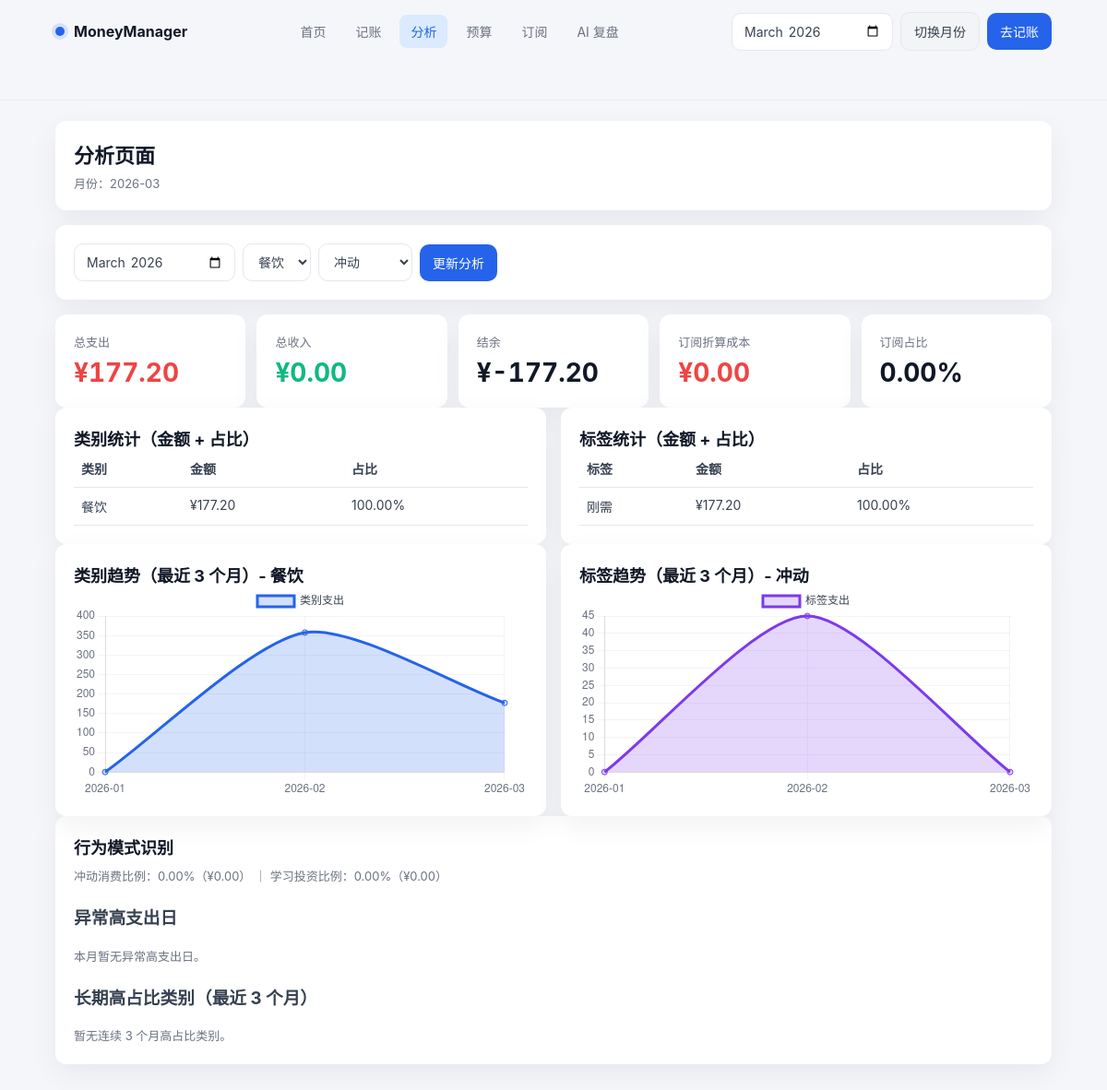
The app's page /analysis with its own data.
### tables this page shows
CREATE TABLE "transactions" (
                    id INTEGER PRIMARY KEY AUTOINCREMENT,
                    amount REAL NOT NULL,
                    type TEXT CHECK(type IN ('income', 'expense')) NOT NULL,
                    date TEXT NOT NULL,
                    category_main TEXT NOT NULL,
                    category_sub TEXT,
                    tags TEXT,
                    note TEXT,
                    created_at TEXT DEFAULT CURRENT_TIMESTAMP
                );

### app.py (the view)
    @app.route("/analysis")
    def analysis_page():
        month = request.args.get("month") or date.today().strftime("%Y-%m")
        category_name = request.args.get("category") or CATEGORY_OPTIONS[0]
        tag_name = request.args.get("tag") or TAG_OPTIONS[0]
        monthly_stats = get_monthly_stats(month)
        category_trend = get_category_trend(category_name, month)
        tag_trend = get_tag_trend(tag_name, month)
        insights = get_monthly_insights(month)
        subscription_metrics = get_subscription_monthly_metrics(month)
        subscription_ratio = 0.0
        if monthly_stats.get("total_expense", 0) > 0:
            subscription_ratio = (
                subscription_metrics.get("estimated_monthly_cost", 0)
                / monthly_stats.get("total_expense", 0)
                * 100
            )
        return render_template(
            "analysis.html",
            active_page="analysis",
            month=month,
            category_name=category_name,
            tag_name=tag_name,
            category_options=CATEGORY_OPTIONS,
            tag_options=TAG_OPTIONS,
            monthly_stats=monthly_stats,
            category_trend=category_trend,
            tag_trend=tag_trend,
            insights=insights,
            subscription_metrics=subscription_metrics,
            subscription_ratio=round(subscription_ratio, 2),
        )

### database.py (called while the page is built, shortened)
def get_connection() -> sqlite3.Connection:
    conn = sqlite3.connect(DB_PATH)
    conn.row_factory = sqlite3.Row
    return conn

def _parse_tags(tags_text: str | None) -> list[str]:
    if not tags_text:
        return []
    try:
        tags = json.loads(tags_text)
        return tags if isinstance(tags, list) else []
    except json.JSONDecodeError:
        return []

def _month_sequence(month: str, count: int = 3) -> list[str]:
    year, mon = map(int, month.split("-"))
    result: list[str] = []
    current_year = year
    current_mon = mon
    for _ in range(count):
        result.append(f"{current_year:04d}-{current_mon:02d}")
        current_mon -= 1
        if current_mon == 0:
            current_mon = 12
            current_year -= 1
    result.reverse()
    return result

def process_due_subscription_charges(target_date: str | None = None) -> dict:
    billing_day = _parse_date(target_date) if target_date else date.today()
    if not billing_day:
        billing_day = date.today()
    created_transactions = 0
    updated_subscriptions = 0
    with get_connection() as conn:
        rows = conn.execute(
            """
            SELECT
                id,
                name,
                amount,
                cycle,
                next_billing_date,
                category,
                payment_method
            FROM subscriptions
            ORDER BY id ASC
            """
        ).fetchall()
        conn.commit()
    return {
        "processed_date": billing_day.isoformat(),
        "created_transactions": created_transactions,
        "updated_subscriptions": updated_subscriptions,
    }

def get_subscription_actual_charge_summary(month: str) -> dict:
    with get_connection() as conn:
        row = conn.execute(
            """
            SELECT
                COALESCE(SUM(amount), 0) AS total_amount,
                COUNT(*) AS charge_count
            FROM subscription_charges
            WHERE substr(billing_date, 1, 7) = ?
            """,
            (month,),
        ).fetchone()
    return {
        "month": month,
        "actual_charged_amount": round(float(row["total_amount"] or 0), 2),
        "charge_count": int(row["charge_count"] or 0),
    }

### templates/analysis.html (shortened to what this page needs)
<!doctype html>
<html lang="zh-CN">
  <head>
    <link rel="stylesheet" href="{{ url_for('static', filename='css/app.css') }}" />
  </head>
  <body>
    <header class="top-nav app-shell">
      <div class="top-nav-inner">
        <a class="brand" href="/">
          <span class="brand-dot"></span>
          <span>MoneyManager</span>
        </a>
        <nav class="nav-links">
          <a class="nav-link {{ 'active' if active_page == 'index' else '' }}" href="/">首页</a>
          <a class="nav-link {{ 'active' if active_page == 'add' else '' }}" href="/add">记账</a>
          <a class="nav-link {{ 'active' if active_page == 'analysis' else '' }}" href="/analysis">分析</a>
          <a class="nav-link {{ 'active' if active_page == 'budget' else '' }}" href="/budget">预算</a>
          <a class="nav-link {{ 'active' if active_page == 'subscriptions' else '' }}" href="/subscriptions">订阅</a>
          <a class="nav-link {{ 'active' if active_page == 'ai' else '' }}" href="/ai">AI 复盘</a>
        </nav>
        <div class="nav-actions">
          <form method="get" action="/analysis" class="toolbar">
            <input type="month" name="month" value="{{ month }}" />
            <button class="btn-secondary" type="submit">切换月份</button>
          </form>
          <a class="btn" href="/add">去记账</a>
        </div>
      </div>
    </header>
    <main class="app-shell">
      <div class="page">
      <section class="panel">
        <h1 class="page-title">分析页面</h1>
        <div class="page-subtitle">月份：{{ month }}</div>
      </section>
      <section class="panel">
        <form class="toolbar" method="get" action="/analysis">
          <input type="month" name="month" value="{{ month }}" />
          <select name="category">
            {% for category in category_options %}
            <option value="{{ category }}" {% if category == category_name %}selected{% endif %}>{{ category }}</option>
            {% endfor %}
          </select>
          <select name="tag">
            {% for tag in tag_options %}
            <option value="{{ tag }}" {% if tag == tag_name %}selected{% endif %}>{{ tag }}</option>
            {% endfor %}
          </select>
          <button class="btn" type="submit">更新分析</button>
        </form>
      </section>
      <section class="kpi-grid" style="grid-template-columns: repeat(5, minmax(0, 1fr));">
          <article class="kpi-card">
            <div class="kpi-label">总支出</div>
            <div class="kpi-value expense mono">¥{{ '%.2f'|format(monthly_stats.total_expense) }}</div>
          </article>
          <article class="kpi-card">
            <div class="kpi-label">总收入</div>
            <div class="kpi-value income mono">¥{{ '%.2f'|format(monthly_stats.total_income) }}</div>
          </article>
          <article class="kpi-card">
            <div class="kpi-label">结余</div>
            <div class="kpi-value mono">¥{{ '%.2f'|format(monthly_stats.balance) }}</div>
          </article>
          <article class="kpi-card">
            <div class="kpi-label">订阅折算成本</div>
            <div class="kpi-value expense mono">¥{{ '%.2f'|format(subscription_metrics.estimated_monthly_cost) }}</div>
          </article>
          <article class="kpi-card">
            <div class="kpi-label">订阅占比</div>
            <div class="kpi-value mono">{{ '%.2f'|format(subscription_ratio) }}%</div>
          </article>
        </div>
      <section class="grid-2">
        <div class="panel">
          <h3 class="page-title" style="font-size: 18px;">类别统计（金额 + 占比）</h3>
          {% if monthly_stats.category_stats %}
          <div class="table-wrap">
          <table>
            <thead>
              <tr>
                <th>类别</th>
                <th>金额</th>
                <th>占比</th>
              </tr>
            </thead>
            <tbody>
              {% for item in monthly_stats.category_stats %}
              <tr>
                <td>{{ item.name }}</td>
                <td>¥{{ '%.2f'|format(item.amount) }}</td>
                <td>{{ '%.2f'|format(item.ratio) }}%</td>
              </tr>
              {% endfor %}
            </tbody>
          </table>
          </div>
          {% else %}
          <div class="helper-text">当前月份暂无类别支出数据。</div>
          {% endif %}
        </div>
        <div class="panel">
          <h3 class="page-title" style="font-size: 18px;">标签统计（金额 + 占比）</h3>
          {% if monthly_stats.tag_stats %}
          <div class="table-wrap">
          <table>
            <thead>
              <tr>
                <th>标签</th>
                <th>金额</th>
                <th>占比</th>
              </tr>
            </thead>
            <tbody>
              {% for item in monthly_stats.tag_stats %}
              <tr>
                <td>{{ item.name }}</td>
                <td>¥{{ '%.2f'|format(item.amount) }}</td>
                <td>{{ '%.2f'|format(item.ratio) }}%</td>
              </tr>
              {% endfor %}
            </tbody>
          </table>
          </div>
          {% else %}
          <div class="helper-text">当前月份暂无标签支出数据。</div>
          {% endif %}
        </div>
      </section>
      <section class="grid-2">
        <div class="panel">
          <h3 class="page-title" style="font-size: 18px;">类别趋势（最近 3 个月）- {{ category_name }}</h3>
          <canvas id="categoryTrendChart" height="140"></canvas>
        </div>
        <div class="panel">
          <h3 class="page-title" style="font-size: 18px;">标签趋势（最近 3 个月）- {{ tag_name }}</h3>
          <canvas id="tagTrendChart" height="140"></canvas>
        </div>
      </section>
      <section class="panel">
        <h2 class="page-title" style="font-size: 18px;">行为模式识别</h2>
        <p class="helper-text">
          冲动消费比例：{{ '%.2f'|format(insights.impulsive_spending_ratio.ratio) }}%（¥{{ '%.2f'|format(insights.impulsive_spending_ratio.amount) }}）
          ｜ 学习投资比例：{{ '%.2f'|format(insights.learning_investment_ratio.ratio) }}%（¥{{ '%.2f'|format(insights.learning_investment_ratio.amount) }}）
        </p>
        <h3>异常高支出日</h3>
        {% if insights.abnormal_high_expense_days %}
        <ul>
          {% for item in insights.abnormal_high_expense_days %}
          <li>{{ item.date }}：¥{{ '%.2f'|format(item.amount) }}</li>
          {% endfor %}
        </ul>
        {% else %}
        <div class="helper-text">本月暂无异常高支出日。</div>
        {% endif %}
        <h3>长期高占比类别（最近 3 个月）</h3>
        {% if insights.long_term_high_ratio_categories %}
        <ul>
          {% for item in insights.long_term_high_ratio_categories %}
          <li>{{ item.category }}：{{ item.ratios | join('% / ') }}%</li>
          {% endfor %}
        </ul>
        {% else %}
        <div class="helper-text">暂无连续 3 个月高占比类别。</div>
        {% endif %}
      </section>
    </main>
    <script>
      const dataElement = document.getElementById("analysis-data");
      const analysisData = dataElement
        ? JSON.parse(dataElement.textContent)
        : { category_trend: { trend: [] }, tag_trend: { trend: [] } };
      const categoryTrend = analysisData.category_trend?.trend || [];
      const tagTrend = analysisData.tag_trend?.trend || [];
      new Chart(document.getElementById("categoryTrendChart"), {
        type: "line",
        data: {
          labels: categoryTrend.map((item) => item.month),
          datasets: [
            {
              label: "类别支出",
              data: categoryTrend.map((item) => item.amount),
              borderColor: "#2563eb",
              backgroundColor: "rgba(37, 99, 235, 0.2)",
              fill: true,
              tension: 0.25,
            },
          ],
        },
        options: {
          plugins: { legend: { labels: { color: "#374151" } } },
          scales: {
            x: { grid: { color: "rgba(107, 114, 128, 0.08)" }, ticks: { color: "#6B7280" } },
            y: { grid: { color: "rgba(107, 114, 128, 0.08)" }, ticks: { color: "#6B7280" } },
          },
        },
      });
      new Chart(document.getElementById("tagTrendChart"), {
        type: "line",
        data: {
          labels: tagTrend.map((item) => item.month),
          datasets: [
            {
              label: "标签支出",
              data: tagTrend.map((item) => item.amount),
              borderColor: "#7c3aed",
              backgroundColor: "rgba(124, 58, 237, 0.2)",
              fill: true,
              tension: 0.25,
            },
          ],
        },
        options: {
          plugins: { legend: { labels: { color: "#374151" } } },
          scales: {
            x: { grid: { color: "rgba(107, 114, 128, 0.08)" }, ticks: { color: "#6B7280" } },
            y: { grid: { color: "rgba(107, 114, 128, 0.08)" }, ticks: { color: "#6B7280" } },
          },
        },
      });
    </script>
  </body>
</html>

### static/css/app.css (style rules this page uses)
:root { --primary: #2563EB; --text-strong: #111827; --text: #374151; --text-muted: #6B7280; --text-weak: #9CA3AF; --bg: #F5F6FA; --card: #FFFFFF; --success: #10B981; --warning: #F59E0B; --danger: #EF4444; --border: #E5E7EB; --shadow: 0 10px 30px rgba(15, 23, 42, 0.06); }
* { box-sizing: border-box; }
body { margin: 0; color: var(--text); background: var(--bg); font-family: -apple-system, BlinkMacSystemFont, "SF Pro SC", "PingFang SC", "Microsoft YaHei", sans-serif; }
a { color: inherit; text-decoration: none; }
.app-shell { padding-inline: max(24px, 5vw); padding-bottom: 40px; }
.top-nav { position: sticky; top: 0; z-index: 20; background: rgba(245, 246, 250, 0.86); backdrop-filter: blur(8px); border-bottom: 1px solid rgba(229, 231, 235, 0.7); }
.top-nav-inner { max-width: 1280px; margin: 0 auto; min-height: 68px; display: grid; grid-template-columns: auto 1fr auto; align-items: center; gap: 20px; }
.brand { display: inline-flex; align-items: center; gap: 10px; font-weight: 700; color: var(--text-strong); }
.brand-dot { width: 10px; height: 10px; border-radius: 999px; background: var(--primary); box-shadow: 0 0 0 4px rgba(37, 99, 235, 0.15); }
.nav-links { display: inline-flex; justify-content: center; flex-wrap: wrap; gap: 8px; }
.nav-link { padding: 8px 12px; border-radius: 8px; color: var(--text-muted); font-size: 14px; transition: all 220ms ease; }
.nav-link.active { color: var(--primary); background: #DBEAFE; }
.nav-actions { display: inline-flex; align-items: center; gap: 8px; }
.page { max-width: 1280px; margin: 22px auto 0; display: grid; gap: 16px; }
.panel { background: var(--card); border-radius: 12px; box-shadow: var(--shadow); padding: 20px; }
.page-title { margin: 0; color: var(--text-strong); font-size: 22px; font-weight: 700; }
.page-subtitle { color: var(--text-muted); font-size: 13px; margin-top: 6px; }
.btn, .btn-secondary, button, select, input, textarea { font-family: inherit; font-size: 14px; }
.btn, .btn-secondary, button { display: inline-flex; align-items: center; justify-content: center; border: none; border-radius: 10px; padding: 10px 14px; transition: all 220ms ease; cursor: pointer; }
.btn { background: var(--primary); color: #fff; }
.btn-secondary { background: #F3F4F6; color: var(--text); border: 1px solid var(--border); }
input, select, textarea { border: 1px solid var(--border); border-radius: 10px; padding: 10px 12px; color: var(--text); background: #fff; outline: none; transition: all 220ms ease; }
.kpi-grid { display: grid; grid-template-columns: repeat(4, minmax(0, 1fr)); gap: 12px; }
.kpi-card { background: var(--card); border-radius: 12px; box-shadow: var(--shadow); padding: 20px; }
.kpi-label { color: var(--text-muted); font-size: 13px; margin-bottom: 8px; }
.kpi-value { font-size: 28px; line-height: 1.2; font-weight: 700; color: var(--text-strong); }
.kpi-value.expense { color: var(--danger); }
.kpi-value.income { color: var(--success); }
.helper-text { color: var(--text-muted); font-size: 13px; line-height: 1.7; margin-top: 8px; }
.mono { font-variant-numeric: tabular-nums; }
.toolbar { display: flex; gap: 8px; flex-wrap: wrap; align-items: center; }
.grid-2 { display: grid; grid-template-columns: 1fr 1fr; gap: 16px; }
.table-wrap { overflow: auto; }
table { width: 100%; border-collapse: collapse; font-size: 14px; }
th, td { text-align: left; padding: 10px 8px; border-bottom: 1px solid var(--border); vertical-align: top; }
tbody tr { transition: background 220ms ease; }

### records on screen
transactions: name "餐饮", amount "177.20", ratio "100.00"

### other values on screen
{{ month }} "2026-03"
{{ '%.2f'|format(monthly_stats.total_expense) }} "177.20"
{{ '%.2f'|format(monthly_stats.total_income) }} "0.00"
{{ '%.2f'|format(monthly_stats.balance) }} "-177.20"
{{ '%.2f'|format(subscription_metrics.estimated_monthly_cost) }} "0.00"
{{ '%.2f'|format(subscription_ratio) }} "0.00"
{{ item.name }} "刚需"
{{ '%.2f'|format(item.amount) }} "177.20"
{{ '%.2f'|format(item.ratio) }} "100.00"
{{ category_name }} "餐饮"
{{ tag_name }} "冲动"
{{ '%.2f'|format(insights.impulsive_spending_ratio.ratio) }} "0.00"
{{ '%.2f'|format(insights.impulsive_spending_ratio.amount) }} "0.00"
{{ '%.2f'|format(insights.learning_investment_ratio.ratio) }} "0.00"
{{ '%.2f'|format(insights.learning_investment_ratio.amount) }} "0.00"
